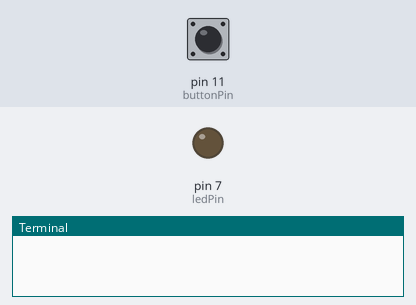
This program was run on a simulated Raspberry Pi (header pin numbers). Parts: output pins drawn as LEDs (lit = HIGH), the last lines printed to the terminal. The test bench sets the inputs (shaded band); at power-on: pin 11 (buttonPin) LOW.

Above: at 1.2 s.
1.3 s: pin 11 (buttonPin) pulled HIGH for 0.15 s
At 2.3 s:
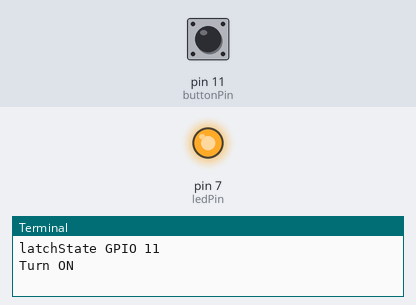
2.9 s: pin 11 (buttonPin) pulled HIGH for 1 s
At 4.8 s:
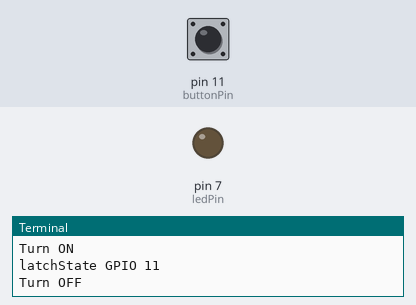
5.4 s: pin 11 (buttonPin) pulled HIGH for 3.2 s
At 9.6 s:
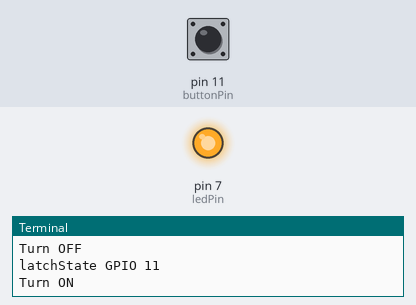
Timing chart, 0 to 11.1 s (numbered marks = the images above; inputs shaded):
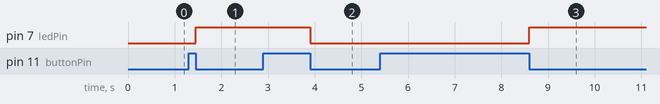

The program:

LATCH.py
```python
# this is latch event handling
# state can be changed based on the current state
import RPi.GPIO as GPIO
import time

ledPin = 7
buttonPin = 11
lampState = False

def setup():
    GPIO.setmode(GPIO.BOARD)
    GPIO.setup(ledPin, GPIO.OUT)
    GPIO.setup(buttonPin, GPIO.IN, pull_up_down= GPIO.PUD_DOWN)


def latchState(mode):
    global lampState
    print('latchState GPIO %d' %mode)
    lampState = not lampState

    if lampState:
        print("Turn ON")
    else:
        print("Turn OFF")

    GPIO.output(ledPin, lampState)


def repeatloop():
    GPIO.add_event_detect(buttonPin, GPIO.FALLING, callback=latchState, bouncetime=300)
    while True:
        pass

def destroy():
    GPIO.output(ledPin, GPIO.LOW)
    GPIO.cleanup()


if __name__=='__main__':
    setup()

    try:
        repeatloop()
    except KeyboardInterrupt:
        destroy()


    
```

Measured:
- after the input at 1.3 s, pin 7 (ledPin): LOW → HIGH after 0.15 s
- after the input at 2.9 s, pin 7 (ledPin): HIGH → LOW after 1.0 s
- after the input at 5.4 s, pin 7 (ledPin): LOW → HIGH after 3.2 s
